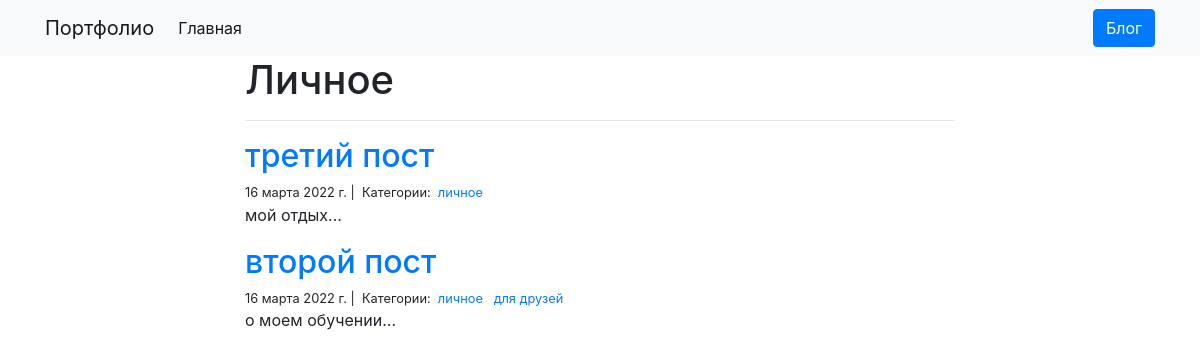
The page /blog/личное/ on the database its author committed.
### blog/models.py (models this page shows, shortened)
class Category(models.Model):
    name = models.CharField(max_length=30)

class Post(models.Model):
    title = models.CharField(max_length=250)
    body = models.TextField()
    created_on = models.DateTimeField(auto_now_add=True)
    last_modified = models.DateTimeField(auto_now=True)
    categories = models.ManyToManyField('Category', related_name='posts')

### blog/views.py (the view)
# urls.py: path("<category>/", views.blog_category, name="blog_category")
def blog_category(request, category):
    blogs = Post.objects.filter(
        categories__name__contains=category).order_by('-created_on')
    context = {
        "category": category,
        "blogs": blogs
    }
    return render(request, "blog_category.html", context)

### blog/templates/blog_category.html
{% extends "base.html" %}
{% block page_content %}
<div class="col-md-8 offset-md-2">
    <h1>{{ category | title }}</h1>
    <hr>
    {% for blog in blogs %}
        <h2><a href="{% url 'blog_details' blog.pk%}">{{ blog.title }}</a></h2>
        <small>
            {{ blog.created_on.date }} |&nbsp;
            Категории:&nbsp;
            {% for category in blog.categories.all %}
            <a href="{% url 'blog_category' category.name %}">
                {{ category.name }}
            </a>&nbsp;
            {% endfor %}
        </small>
        <p>{{ blog.body | slice:":400" }}...</p>
    {% endfor %}
</div>
{% endblock %}

### rows shown on the page
Category: name "Личное", name "личное"
Post: title "третий пост", created_on "16 марта 2022 г.", body "мой отдых"
Post: title "второй пост", created_on "16 марта 2022 г.", body "о моем обучении"
Category: name "для друзей"
